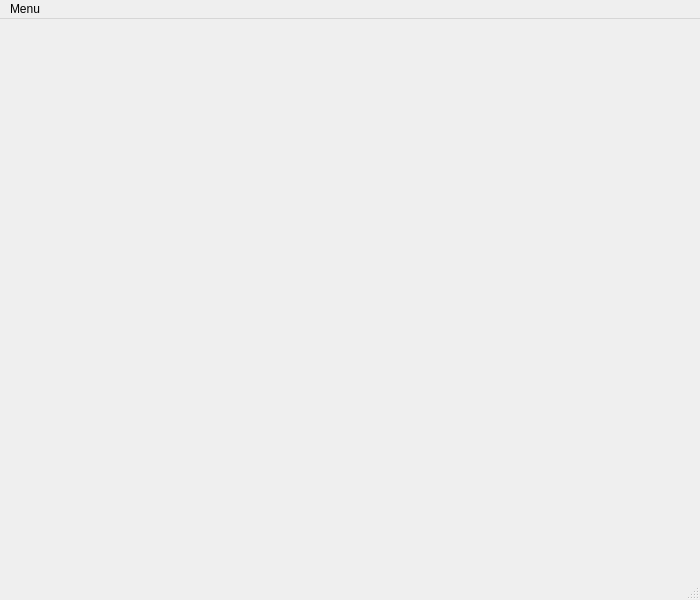
<?xml version="1.0" encoding="UTF-8"?>
<ui version="4.0">
 <class>Fractal</class>
 <widget class="QMainWindow" name="Fractal">
  <property name="geometry">
   <rect>
    <x>0</x>
    <y>0</y>
    <width>700</width>
    <height>600</height>
   </rect>
  </property>
  <property name="windowTitle">
   <string>Fractal</string>
  </property>
  <widget class="QWidget" name="centralwidget"/>
  <widget class="QMenuBar" name="menubar">
   <property name="geometry">
    <rect>
     <x>0</x>
     <y>0</y>
     <width>700</width>
     <height>22</height>
    </rect>
   </property>
   <widget class="QMenu" name="menu">
    <property name="title">
     <string>Menu</string>
    </property>
    <addaction name="actionSettings"/>
    <addaction name="actionSave"/>
   </widget>
   <addaction name="menu"/>
  </widget>
  <widget class="QStatusBar" name="statusbar"/>
  <action name="actionSettings">
   <property name="text">
    <string>Settings</string>
   </property>
  </action>
  <action name="actionSave">
   <property name="text">
    <string>Save Image</string>
   </property>
  </action>
 </widget>
 <resources/>
 <connections/>
</ui>
